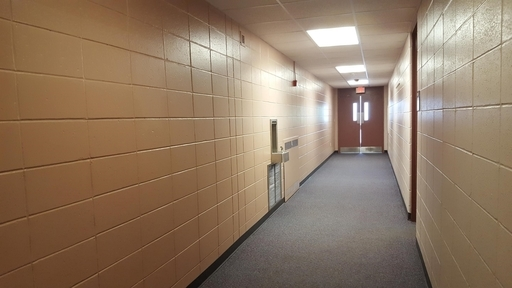
#> input picture In Class/Hall01.jpg, 512 x 288 px
$ python HallFind01.py   (Python 2 division)
#> lines starting #> are read from the running program, lines starting #| are printed output that depends on the picture
#!/usr/bin/env python
import sys
sys.path.append("/opt/ros/kinetic/lib/python2.7/dist-packages")

import cv2
import numpy as np


filename = 'Hall01.jpg'
def main():
    image = cv2.imread(filename)
#> image is the input picture: shape (288, 512, 3); mean B, G, R 99.3, 120.8, 143.6
    if image is None:
        print 'Unable to open file ', filename
        return

    orig = image.copy()
    rows=image.shape[0]
#> rows = 288
    cols=image.shape[1]
#> cols = 512
    gray = cv2.cvtColor(image,cv2.COLOR_BGR2GRAY)
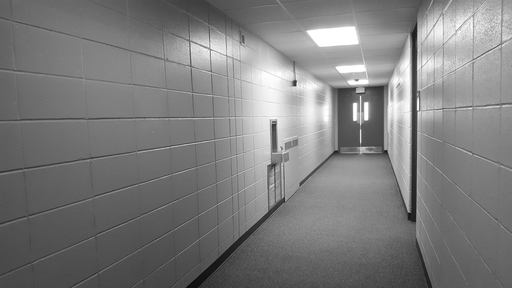
#> gray: shape (288, 512); min 12, max 255, mean 125.1
    edges = cv2.Canny(gray,150,250,apertureSize = 3)
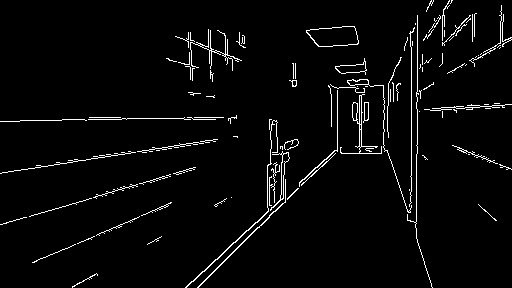
#> edges: shape (288, 512); 3.4% white in thin lines or dots

    lines = cv2.HoughLines(edges,1,np.pi/180,100)
#> lines = 17 rows, first 8: [171, 1.41], [121, 1.55], [337, 0.82], [411, 0], [342, 0.785], [170, 1.43], [336, 0.838], [417, 0]
    if lines is None:
        print 'No lines found'
        return

    print lines.shape
#| (17, 1, 2)
    for line in lines:
        for rho, theta in line:
           print "rho={0:.2f}, theta={1:.0f}".format(rho, np.rad2deg(theta))
#> this loop made 17 passes
#> line on passes 1 to 12: [[171, 1.41]], [[121, 1.55]], [[337, 0.82]], [[411, 0]], [[342, 0.785]], [[170, 1.43]], [[336, 0.838]], [[417, 0]], [[215, 1.29]], [[216, 1.27]], [[168, 1.43]], [[-322, 2.83]]
#| rho=171.00, theta=81
#| rho=121.00, theta=89
#| rho=337.00, theta=47
#| rho=411.00, theta=0
#| rho=342.00, theta=45
#| rho=170.00, theta=82
#| rho=336.00, theta=48
#| rho=417.00, theta=0
#> (further printed lines are left out)

    cv2.namedWindow('Hall Original', cv2.WINDOW_NORMAL)
    cv2.imshow('Hall Original',orig)
    cv2.namedWindow('Hall Edges', cv2.WINDOW_NORMAL)
    cv2.imshow('Hall Edges',edges)
    cv2.waitKey(0)
    cv2.destroyAllWindows()


if __name__ == '__main__':
    main()

$ run again, with In Class/Hall02.jpg copied over In Class/Hall01.jpg
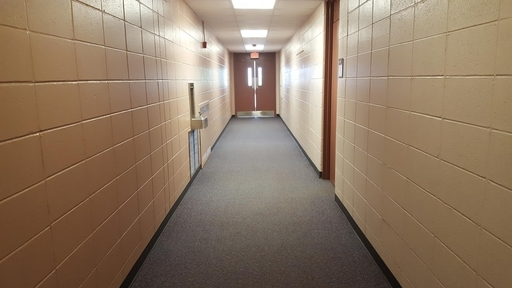
#> input picture In Class/Hall02.jpg, 512 x 288 px
#> in main, image is the input picture: shape (288, 512, 3); mean B, G, R 100.2, 121, 142.2
#> in main, `gray = cv2.cvtColor(image,cv2.COLOR_BGR2GRAY)`:
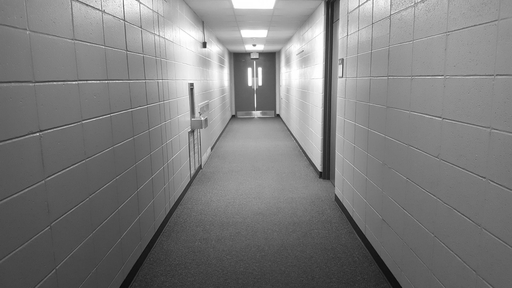
#> gray: shape (288, 512); min 10, max 255, mean 125
#> in main, `edges = cv2.Canny(gray,150,250,apertureSize = 3)`:
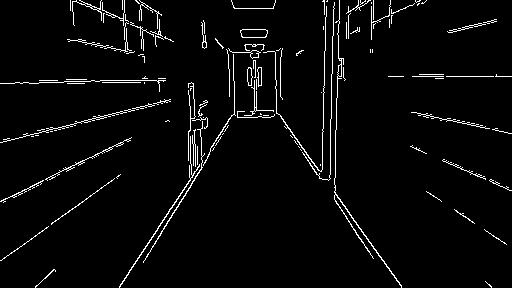
#> edges: shape (288, 512); 3.6% white in thin lines or dots
#> lines = 21 rows, first 8: [211, 0.942], [256, 0.576], [84, 1.55], [258, 0.593], [-164, 2.53], [24, 1.78], [-157, 2.51], [76, 1.57]
#| (21, 1, 2)
#> the loop in main, `for line in lines:` made 21 passes
#> (printed output is left out)

$ run again, with In Class/Hall03.jpg copied over In Class/Hall01.jpg
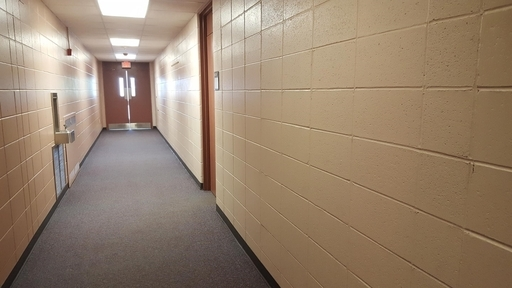
#> input picture In Class/Hall03.jpg, 512 x 288 px
#> in main, image is the input picture: shape (288, 512, 3); mean B, G, R 110.5, 130.8, 151.2
#> in main, `gray = cv2.cvtColor(image,cv2.COLOR_BGR2GRAY)`:
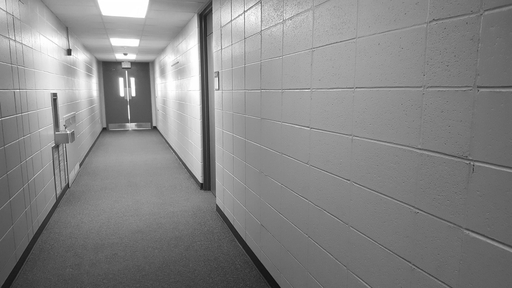
#> gray: shape (288, 512); min 12, max 255, mean 134.7
#> in main, `edges = cv2.Canny(gray,150,250,apertureSize = 3)`:
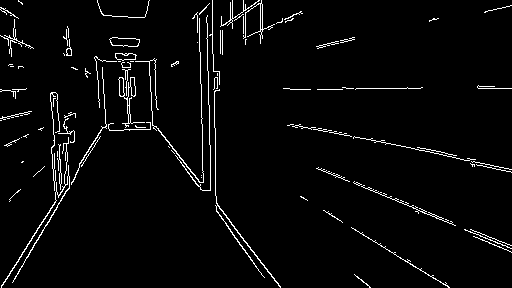
#> edges: shape (288, 512); 3.4% white in thin lines or dots
#> lines = 19 rows, first 8: [59, 1.78], [-45, 2.48], [-212, 3.12], [155, 0.541], [153, 0.559], [156, 0.576], [152, 0.524], [88, 1.57]
#| (19, 1, 2)
#> the loop in main, `for line in lines:` made 19 passes
#> (printed output is left out)

$ run again, with In Class/Building01.jpg copied over In Class/Hall01.jpg
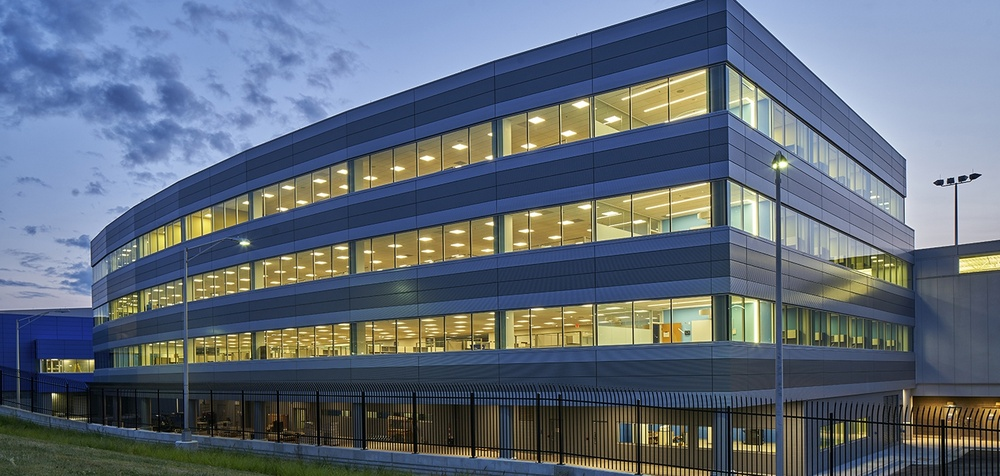
#> input picture In Class/Building01.jpg, 1000 x 476 px, shrunk from 1440 x 686 before the run
#> in main, image is the input picture: shape (476, 1000, 3); mean B, G, R 121.6, 107.3, 96.2
#> in main, `gray = cv2.cvtColor(image,cv2.COLOR_BGR2GRAY)`:
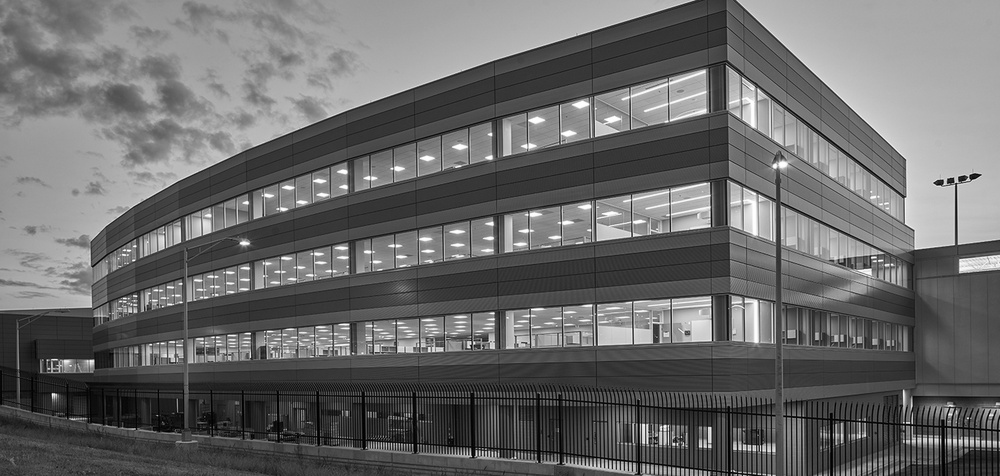
#> gray: shape (476, 1000); min 0, max 255, mean 105.6
#> in main, `edges = cv2.Canny(gray,150,250,apertureSize = 3)`:
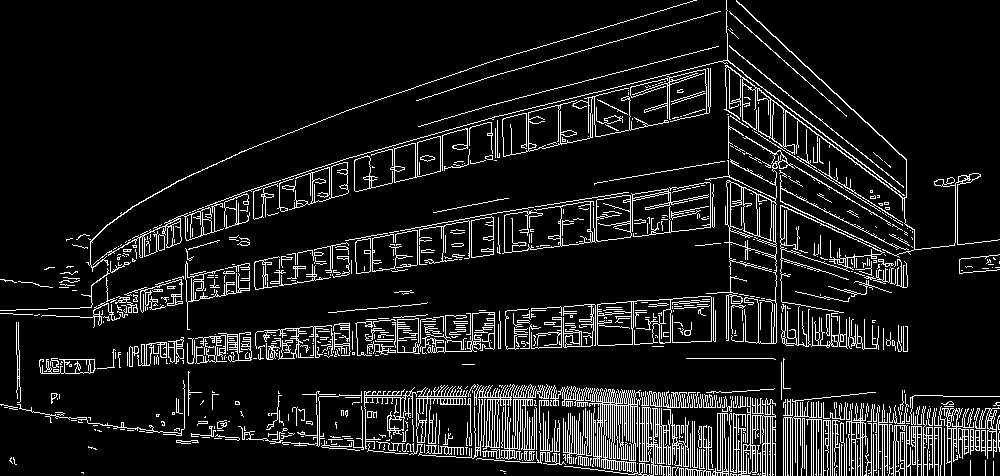
#> edges: shape (476, 1000); 9.9% white in thin lines or dots
#| (3055, 1, 2)
#> the loop in main, `for line in lines:` made 3055 passes
#> line on passes 1 to 3: [[361, 1.64]], [[359, 1.64]], [[366, 1.54]]
#> (printed output is left out)
